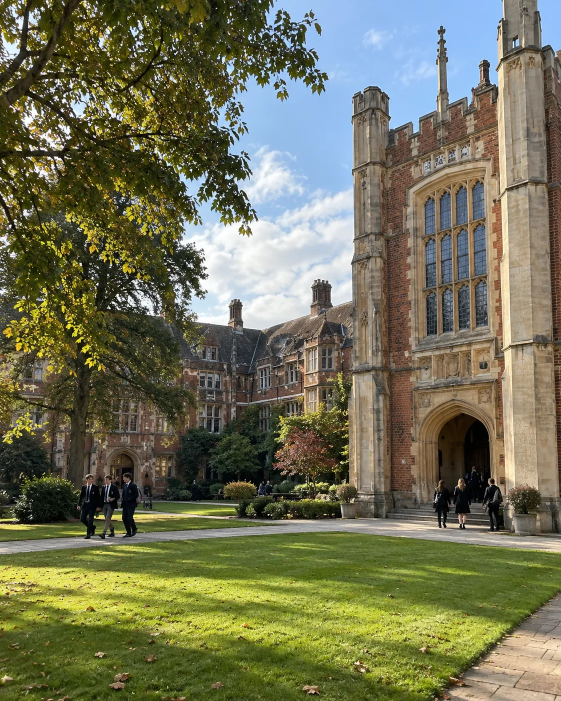
#> input picture scripts/fuentes/destino-reino-unido.webp, 1122 x 1402 px (shown at 1/2 size)
$ python generar-fotos-destinos-home.py
#> lines starting #> are read from the running program, lines starting #| are printed output that depends on the picture
#!/usr/bin/env python3
# Fotos de las tarjetas de «El inglés se aprende viviéndolo» (22-10-2026), aportadas por Jaime: Reino Unido, Irlanda y Estados Unidos
# (4:5, 1122 x 1402) y Canadá (29-10-2026, 3:4 de 1086 x 1448: se recorta a 4:5 antes de nada).
# Cada original 4:5 se usa tal cual en escritorio y se recorta a 16:10 para ≤900 px. Sin filtros ni retoque.
# Escaleras AVIF/WebP cada ~1,2x (Lanczos). Si cambias una foto, cambia el nombre (`_headers` las marca immutable).
#   python3 scripts/generar-fotos-destinos-home.py [nombre ...]      (sin nombres, las genera todas)
from PIL import Image
import os, sys
ROOT = os.path.dirname(os.path.dirname(os.path.abspath(__file__)))
IMG = os.path.join(ROOT, 'web-publica', 'images', 'internacional') + '/'
FUENTES = os.path.join(ROOT, 'scripts', 'fuentes') + '/'
V = [400, 520, 640, 760, 920, 1122]
L = [480, 720, 960, 1122]
FOTOS = {   # nombre: (fuente, y del recorte apaisado de 5/8 del ancho, y del recorte 4:5 previo o None si el original ya es 4:5)
  'uk-campus': ('destino-reino-unido.webp', 380, None),   # edificio de ladrillo con el arco y los alumnos del césped
  'ie-campus': ('destino-irlanda.webp', 330, None),       # casa de piedra con la torre del reloj y las colinas
  'us-campus': ('destino-estados-unidos.webp', 440, None),  # edificio blanco con torre y alumnos caminando
  'ca-campus': ('destino-canada.webp', 225, 0),           # colegio de madera y piedra con la bandera de Canadá y alumnos entrando; el apaisado incluye bandera, entrada y alumnos
}
for nombre, (fuente, y, y45) in FOTOS.items():
    if len(sys.argv) > 1 and nombre not in sys.argv[1:]: continue
    src = Image.open(FUENTES + fuente).convert('RGB')
#> src is the input picture: PIL image 1122x1402 RGB; mean R, G, B 113.5, 114.1, 86.5
    if y45 is not None: src = src.crop((0, y45, src.width, y45 + round(src.width * 5 / 4)))
    else: assert src.size == (1122, 1402), src.size
    ancho, alto = src.size
#> ancho = 1122; alto = 1402
    ch = round(ancho * 5 / 8)   # 701 px en los originales de 1122
#> ch = 701
    for sufijo, c, escalera in (('-vertical', src, V), ('', src.crop((0, y, ancho, y + ch)), L)):
        anchos = sorted(set([a for a in escalera if a < ancho * 0.97] + [ancho]))
        n = nombre + sufijo
        c.save(IMG + n + '.jpg', quality=88, optimize=True, progressive=True)
        for a in anchos:
            im = c if a == c.width else c.resize((a, round(c.height * a / c.width)), Image.LANCZOS)
            im.save('%s%s-%d.webp' % (IMG, n, a), quality=84, method=6)
            im.save('%s%s-%d.avif' % (IMG, n, a), quality=62)
        print(n, c.size, anchos)
#> this loop made 2 passes
#> (sufijo, anchos, n) on passes 1 to 2: ('-vertical', [400, 520, 640, 760, 920, 1122], 'uk-campus-vertical'), ('', [480, 720, 960, 1122], 'uk-campus')
#| uk-campus-vertical (1122, 1402) [400, 520, 640, 760, 920, 1122]
#| uk-campus (1122, 701) [480, 720, 960, 1122]
#> pass 1, `im.save('%s%s-%d.webp' % (IMG, n, a), quality=84, method=6)`:
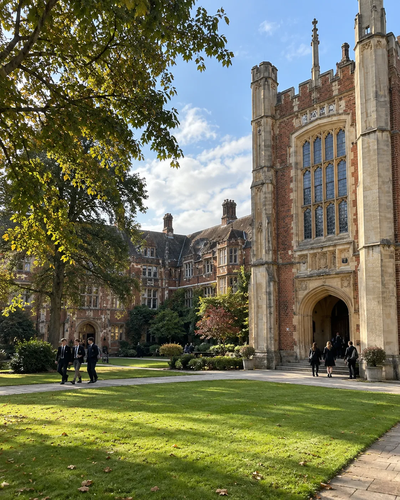
#> saved as uk-campus-vertical-400.webp: PIL image 400x500 RGB; mean R, G, B 113.5, 114.1, 86.6
#> pass 1, `im.save('%s%s-%d.webp' % (IMG, n, a), quality=84, method=6)`:
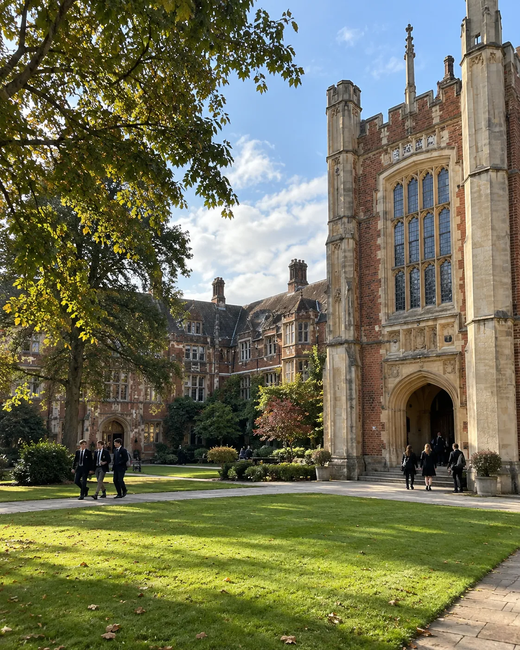
#> saved as uk-campus-vertical-520.webp: PIL image 520x650 RGB; mean R, G, B 113.5, 114.1, 86.6
#> pass 1, `im.save('%s%s-%d.webp' % (IMG, n, a), quality=84, method=6)`:
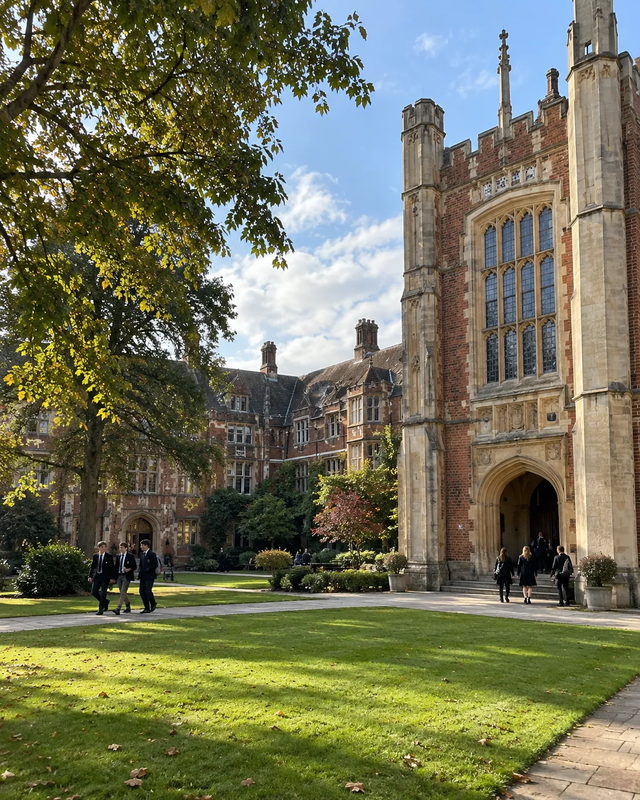
#> saved as uk-campus-vertical-640.webp: PIL image 640x800 RGB; mean R, G, B 113.5, 114.1, 86.6
#> after the loop:
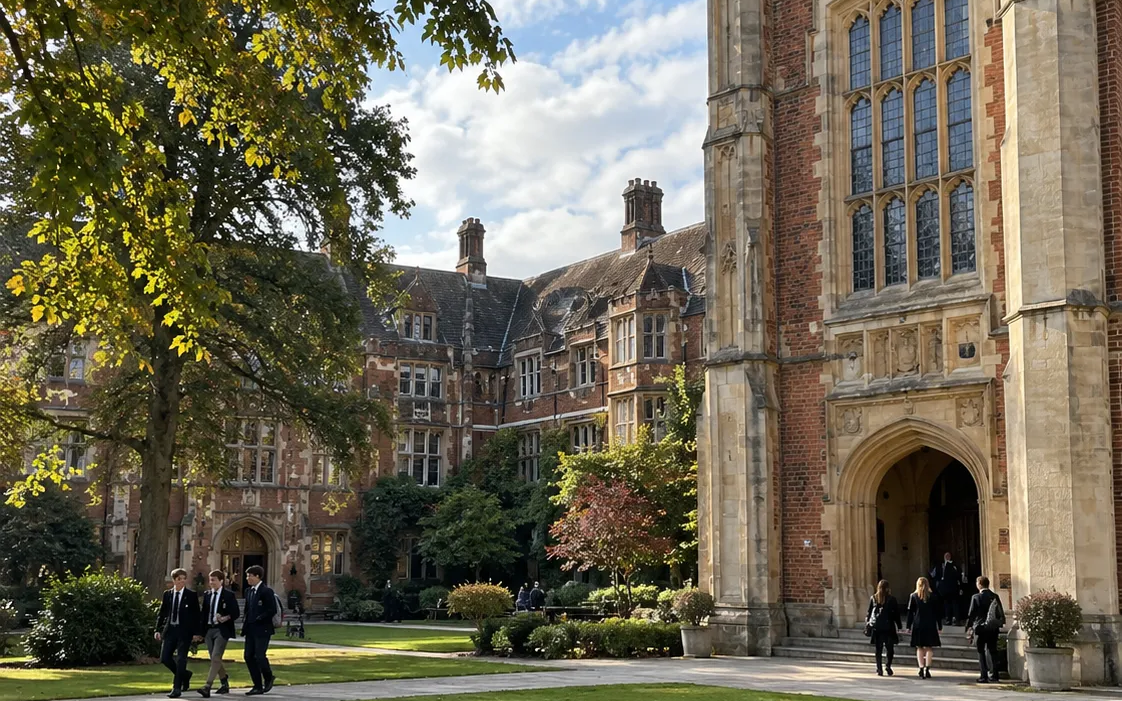
#> im: PIL image 1122x701 RGB; mean R, G, B 108.8, 102.6, 83.3
#> pass 2 of the loop `for nombre, (fuente, y, y45) in FOTOS.items():`:
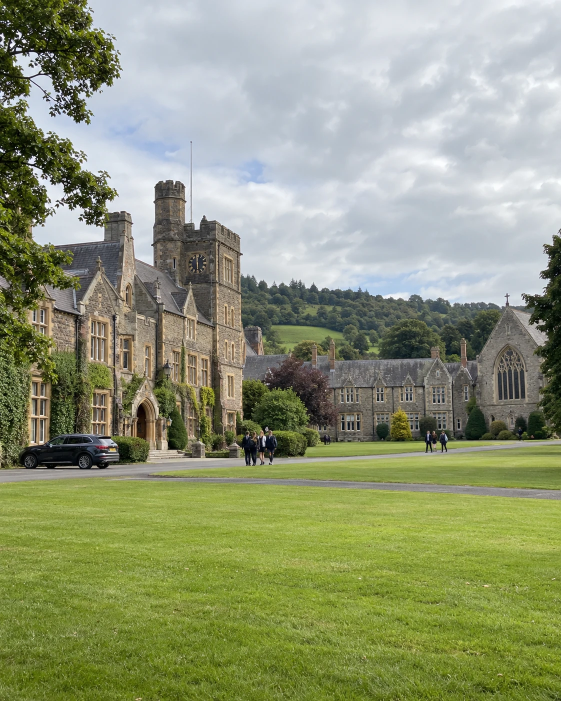
#> input picture scripts/fuentes/destino-irlanda.webp, 1122 x 1402 px (shown at 1/2 size)
#> src is the input picture: PIL image 1122x1402 RGB; mean R, G, B 143.3, 150.9, 118.2
#> the loop `for sufijo, c, escalera in (('-vertical', src, V), ('', src.crop((0, y..` made 2 passes
#> (printed output is left out)
#> pass 1, `im.save('%s%s-%d.webp' % (IMG, n, a), quality=84, method=6)`:
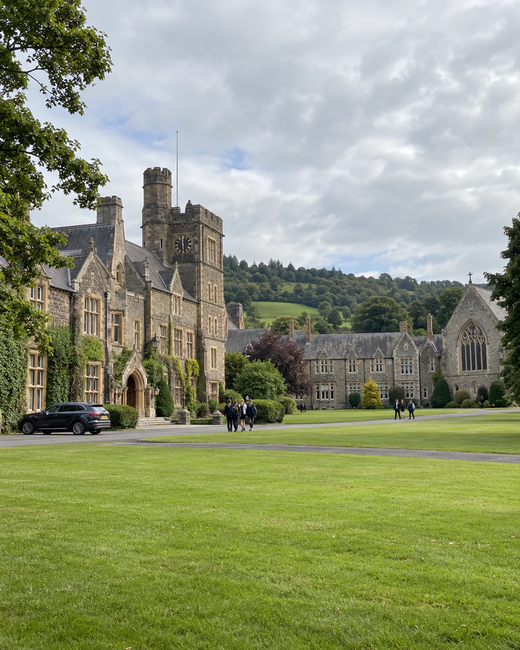
#> saved as ie-campus-vertical-520.webp: PIL image 520x650 RGB; mean R, G, B 143.3, 150.9, 118.2
#> after the loop `for sufijo, c, escalera in (('-vertical', src, V), ('', src.crop((0, y..`:
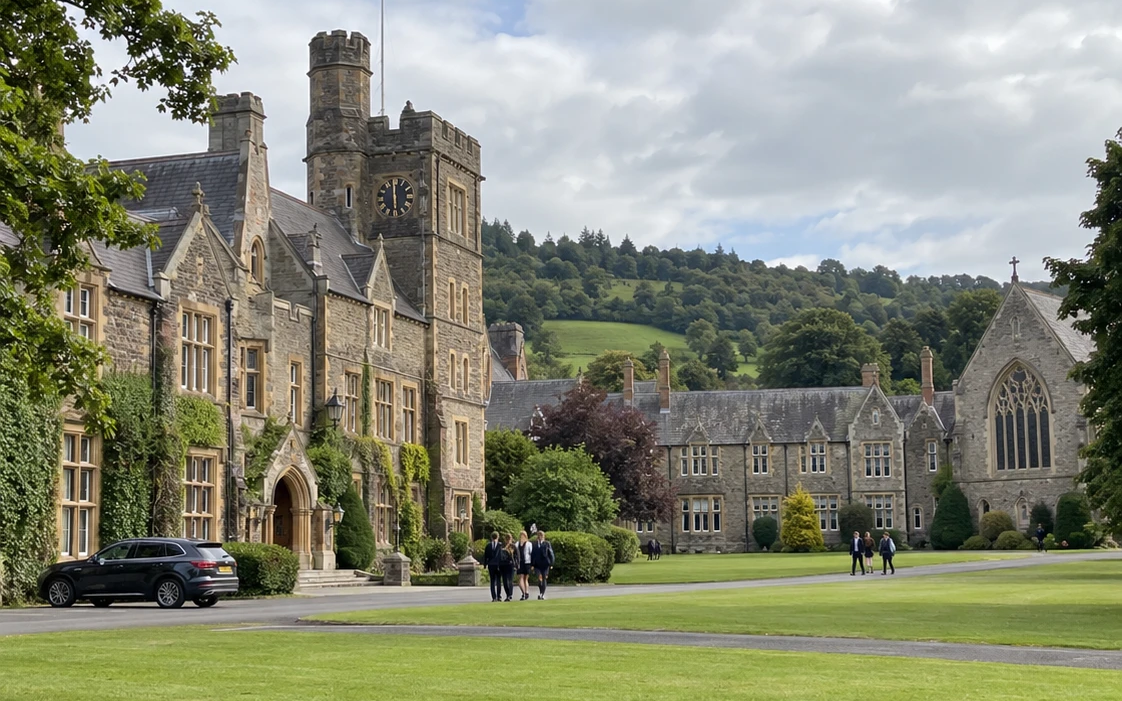
#> im: PIL image 1122x701 RGB; mean R, G, B 133.7, 136.6, 116.3
#> pass 3 of the loop `for nombre, (fuente, y, y45) in FOTOS.items():`:
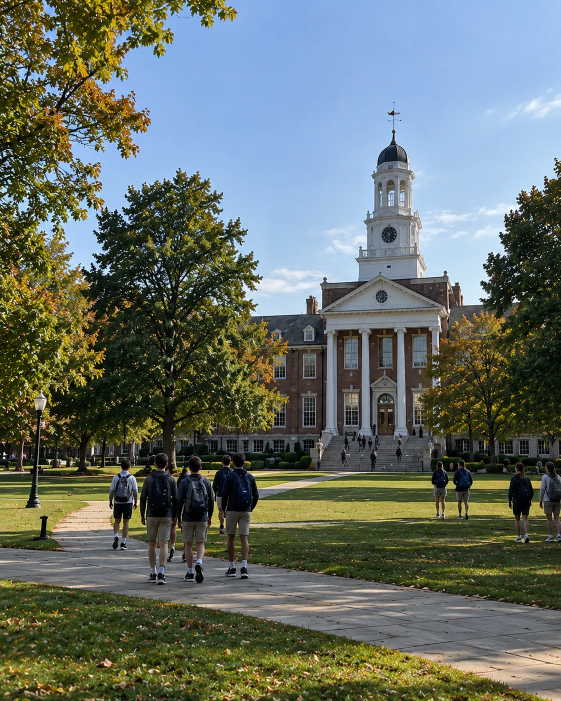
#> input picture scripts/fuentes/destino-estados-unidos.webp, 1122 x 1402 px (shown at 1/2 size)
#> src is the input picture: PIL image 1122x1402 RGB; mean R, G, B 102.2, 111.2, 103.5
#> the loop `for sufijo, c, escalera in (('-vertical', src, V), ('', src.crop((0, y..` made 2 passes
#> (printed output is left out)
#> pass 1, `im.save('%s%s-%d.webp' % (IMG, n, a), quality=84, method=6)`:
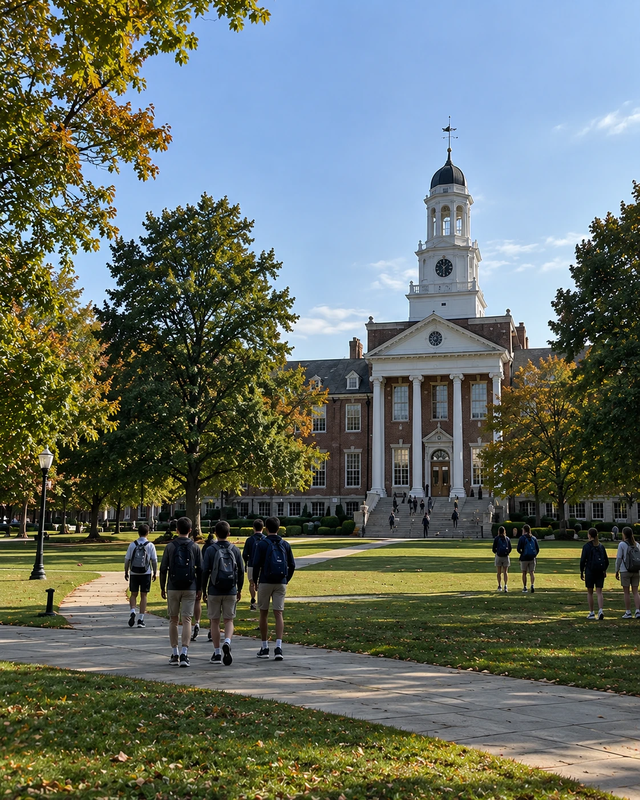
#> saved as us-campus-vertical-640.webp: PIL image 640x800 RGB; mean R, G, B 102.2, 111.3, 103.6
#> after the loop `for sufijo, c, escalera in (('-vertical', src, V), ('', src.crop((0, y..`:
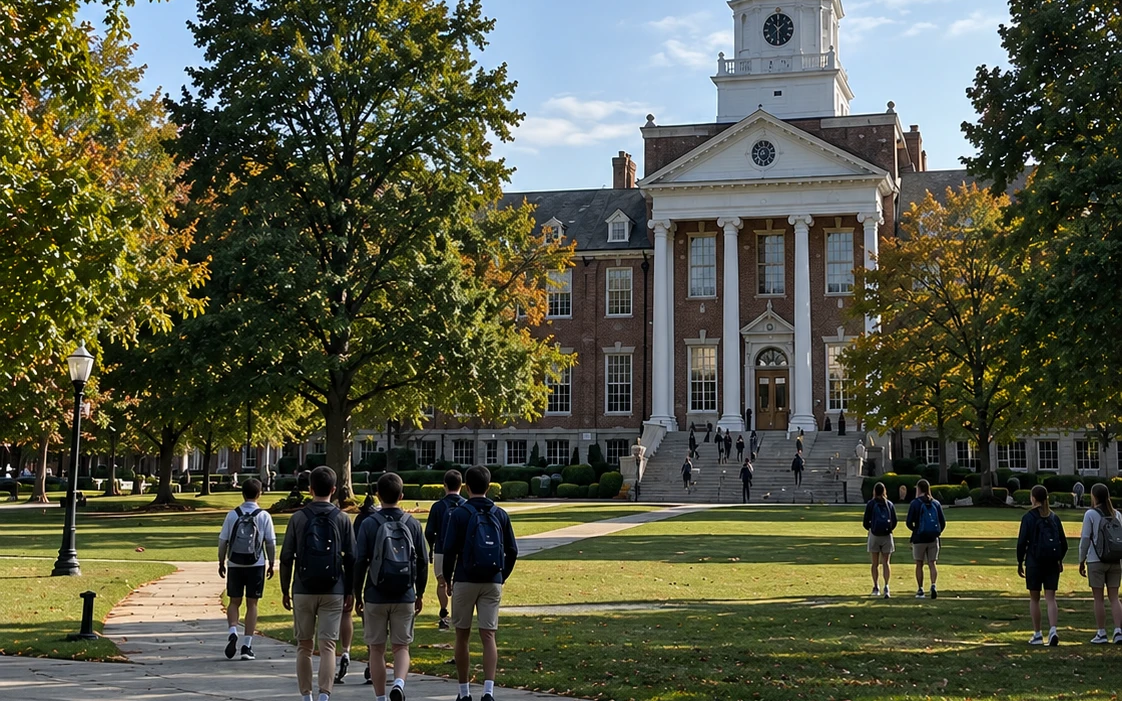
#> im: PIL image 1122x701 RGB; mean R, G, B 83.4, 85.9, 67
#> the loop made 4 passes; the first 3 are shown
